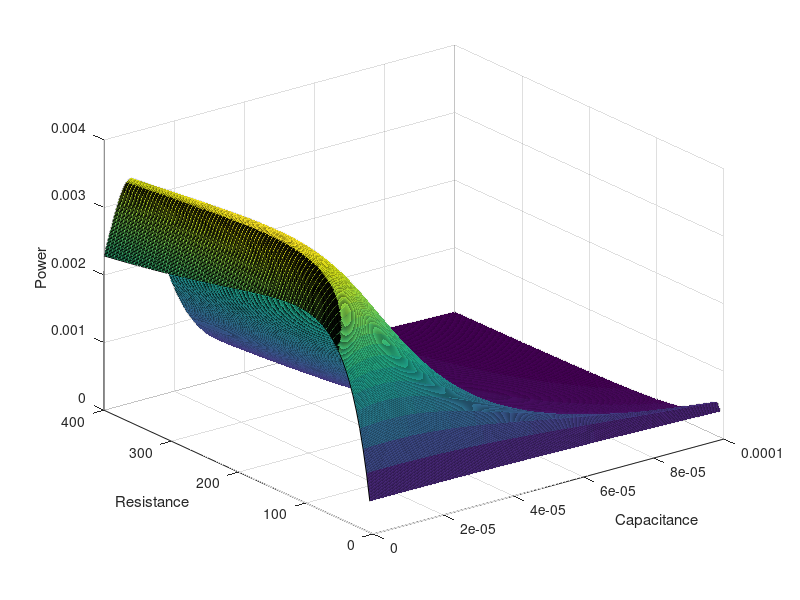

Source code (MATLAB):
clear
r1 = 1000;
r2 = 1000;
r3 = 10;
c1 = 2 * 1e-6;
c2 = 1 * 1e-6;
l1 = 10 * 1e-3;
n1n2 = 10;
omega = 1000;
I0 = 10e-3;
zi = 100*exp(i*(pi/4));

U0 = zi * I0; 
Ae1 = 1/r1 + 1/(r2 + 1/(i*omega*c1)) + i * omega *c2;
At = 1/r3 + 1/(i * omega * l1);

ze1 = 1 / Ae1;
zt = 1/ At ;
ZT = zt;

z_prim_t = (n1n2 ^ 2 ) * zt;

z_e2 = (ze1 * z_prim_t) / (ze1 + z_prim_t);

u_ab = (z_e2*U0) / (z_e2 + zi);
U_ab = u_ab;

U = u_ab / n1n2;


disp("U = ");
disp(U);

%-------------------------------------------------------------------------------


Ie = abs(U/zt)/sqrt(2);

Q = imag(zt) * Ie ^ 2;
P = real(zt) * Ie ^ 2;


disp("Q = ");
disp(Q);
disp("P = ");
disp(P);






%-------------------------------------------------------------------------------


A_prim_i = 1 / (zi');

Ak = 1 / z_prim_t + 1 / (r2 + 1 / (i * omega * c1));
R1 = 1 / (real(A_prim_i) - real(Ak));
C2 = (imag(A_prim_i) - imag(Ak)) / (omega);

disp("R1 = ");
disp(R1);
disp("C2 = ");
disp(C2);

%-------------------------------------------------------------------------------

r_v = 0:5:400;
c_v = 0:1e-7:1e-4;

[C,R] = meshgrid(c_v,r_v);

Ae1 = 1./R + 1/(r2 + 1/(i*omega*c1)) + i * omega .* C;
At = 1/r3 + 1/(i * omega * l1);

ze1 = 1 ./ Ae1;
zt = 1 ./ At ;

z_prim_t = (n1n2 ^ 2 ) .* zt;

z_e2 = (ze1 .* z_prim_t) ./ (ze1 + z_prim_t);

u_ab = (z_e2.*U0) ./ (z_e2 + zi);





Ie = abs(u_ab./z_e2);

Q = imag(z_e2) .* (Ie .^ 2);
P = real(z_e2) .* (Ie .^ 2);

Z = P;
%Z = C + R;

surf(C,R, Z);

xlabel("Capacitance");
ylabel("Resistance");
zlabel("Power");